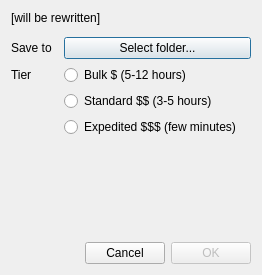
<?xml version="1.0" encoding="UTF-8"?>
<ui version="4.0">
 <class>TierDialog</class>
 <widget class="QDialog" name="TierDialog">
  <property name="geometry">
   <rect>
    <x>0</x>
    <y>0</y>
    <width>262</width>
    <height>275</height>
   </rect>
  </property>
  <property name="sizePolicy">
   <sizepolicy hsizetype="Fixed" vsizetype="MinimumExpanding">
    <horstretch>0</horstretch>
    <verstretch>0</verstretch>
   </sizepolicy>
  </property>
  <property name="windowTitle">
   <string>Select tier</string>
  </property>
  <property name="modal">
   <bool>true</bool>
  </property>
  <layout class="QVBoxLayout" name="verticalLayout">
   <item>
    <widget class="QLabel" name="label">
     <property name="autoFillBackground">
      <bool>false</bool>
     </property>
     <property name="text">
      <string>[will be rewritten]</string>
     </property>
     <property name="wordWrap">
      <bool>true</bool>
     </property>
    </widget>
   </item>
   <item>
    <layout class="QFormLayout" name="formLayout_3">
     <property name="horizontalSpacing">
      <number>12</number>
     </property>
     <property name="topMargin">
      <number>6</number>
     </property>
     <item row="0" column="0">
      <widget class="QLabel" name="label_2">
       <property name="text">
        <string>Save to</string>
       </property>
      </widget>
     </item>
     <item row="0" column="1">
      <widget class="QPushButton" name="btnPickFolder">
       <property name="text">
        <string>Select folder...</string>
       </property>
      </widget>
     </item>
     <item row="1" column="0">
      <widget class="QLabel" name="label_3">
       <property name="text">
        <string>Tier</string>
       </property>
      </widget>
     </item>
     <item row="1" column="1">
      <widget class="QRadioButton" name="bultRadio">
       <property name="text">
        <string>Bulk $ (5-12 hours)</string>
       </property>
      </widget>
     </item>
     <item row="2" column="1">
      <widget class="QRadioButton" name="standardRadio">
       <property name="text">
        <string>Standard $$ (3-5 hours)</string>
       </property>
      </widget>
     </item>
     <item row="3" column="1">
      <widget class="QRadioButton" name="expeditedRadiio">
       <property name="text">
        <string>Expedited $$$ (few minutes)</string>
       </property>
      </widget>
     </item>
    </layout>
   </item>
   <item>
    <spacer name="verticalSpacer">
     <property name="orientation">
      <enum>Qt::Vertical</enum>
     </property>
     <property name="sizeType">
      <enum>QSizePolicy::MinimumExpanding</enum>
     </property>
     <property name="sizeHint" stdset="0">
      <size>
       <width>20</width>
       <height>6</height>
      </size>
     </property>
    </spacer>
   </item>
   <item>
    <layout class="QHBoxLayout" name="horizontalLayout">
     <item>
      <spacer name="horizontalSpacer">
       <property name="orientation">
        <enum>Qt::Horizontal</enum>
       </property>
       <property name="sizeHint" stdset="0">
        <size>
         <width>40</width>
         <height>20</height>
        </size>
       </property>
      </spacer>
     </item>
     <item>
      <widget class="QPushButton" name="btnCancel">
       <property name="text">
        <string>Cancel</string>
       </property>
      </widget>
     </item>
     <item>
      <widget class="QPushButton" name="btnOk">
       <property name="enabled">
        <bool>false</bool>
       </property>
       <property name="text">
        <string>OK</string>
       </property>
      </widget>
     </item>
    </layout>
   </item>
  </layout>
 </widget>
 <resources/>
 <connections>
  <connection>
   <sender>btnOk</sender>
   <signal>clicked()</signal>
   <receiver>TierDialog</receiver>
   <slot>accept()</slot>
   <hints>
    <hint type="sourcelabel">
     <x>186</x>
     <y>196</y>
    </hint>
    <hint type="destinationlabel">
     <x>119</x>
     <y>150</y>
    </hint>
   </hints>
  </connection>
  <connection>
   <sender>btnCancel</sender>
   <signal>clicked()</signal>
   <receiver>TierDialog</receiver>
   <slot>reject()</slot>
   <hints>
    <hint type="sourcelabel">
     <x>93</x>
     <y>196</y>
    </hint>
    <hint type="destinationlabel">
     <x>119</x>
     <y>150</y>
    </hint>
   </hints>
  </connection>
 </connections>
</ui>
